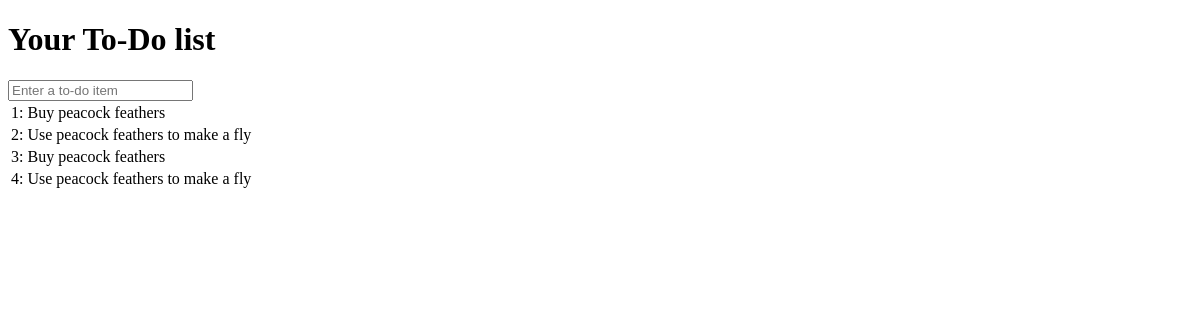
The page /lists/the-only-list-in-the-world/ on the database as committed earlier.
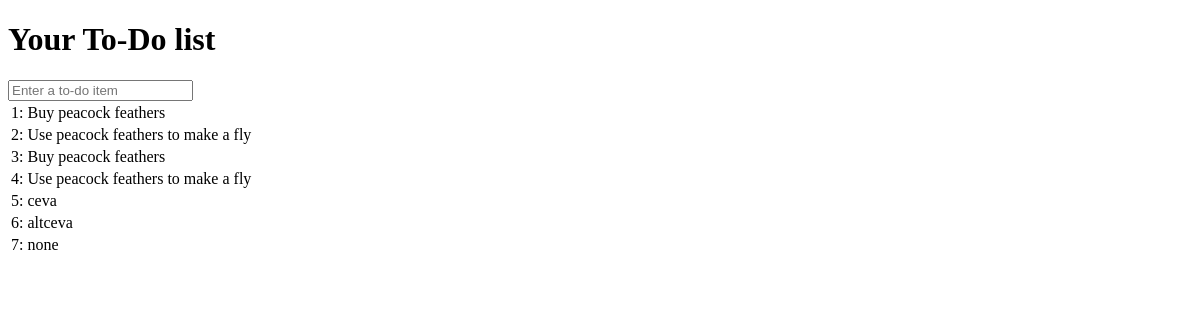
The same page on the database as committed later.
### lists/models.py (models this page shows)
class Item(models.Model):
    text = models.TextField(default='')
    list = models.ForeignKey(List, default=None)

### lists/views.py (the view)
# urls.py: url(r'^lists/the-only-list-in-the-world/$', views.view_list, name='view_list'),
def view_list(request):
    items = Item.objects.all()
    return render(request, 'list.html', {'items': items})

### lists/templates/list.html (shortened to what this page needs)
<!DOCTYPE html>
<html lang="en" xmlns="http://www.w3.org/1999/html">
<head>
</head>
<body>
    <h1>Your To-Do list</h1>
    <form method="POST" action="/lists/new">
        <input name="item_text" id="id_new_item" placeholder="Enter a to-do item"/>
    </form>
    <table id="id_list_table">
        {% for item in items %}
            <tr><td>{{ forloop.counter }}: {{ item.text }}</td></tr>
        {% endfor %}
    </table>
</body>
</html>

Rows that differ between the two databases and show on the page:
added Item: text "ceva"
added Item: text "altceva"
added Item: text "none"
